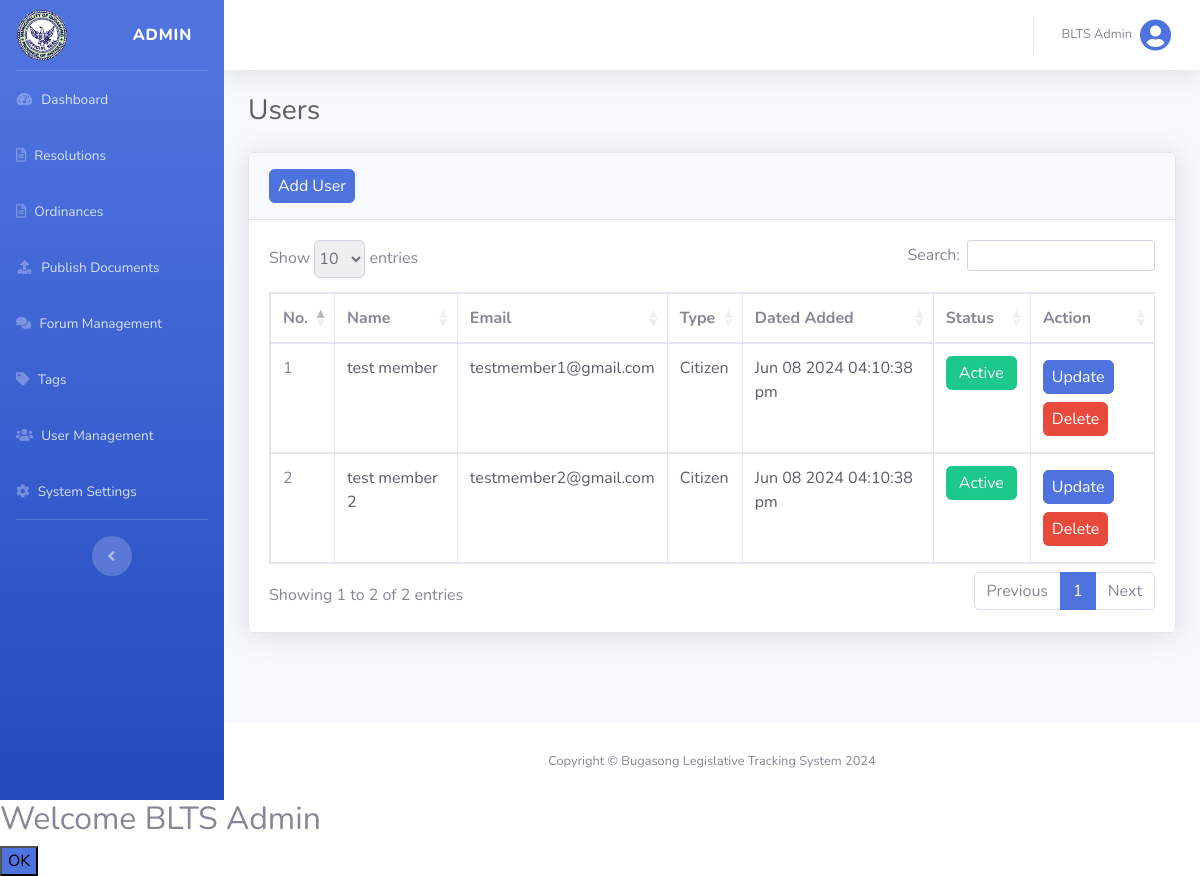
The page /views/admin_user_management.php (signed in) on the database as committed earlier.
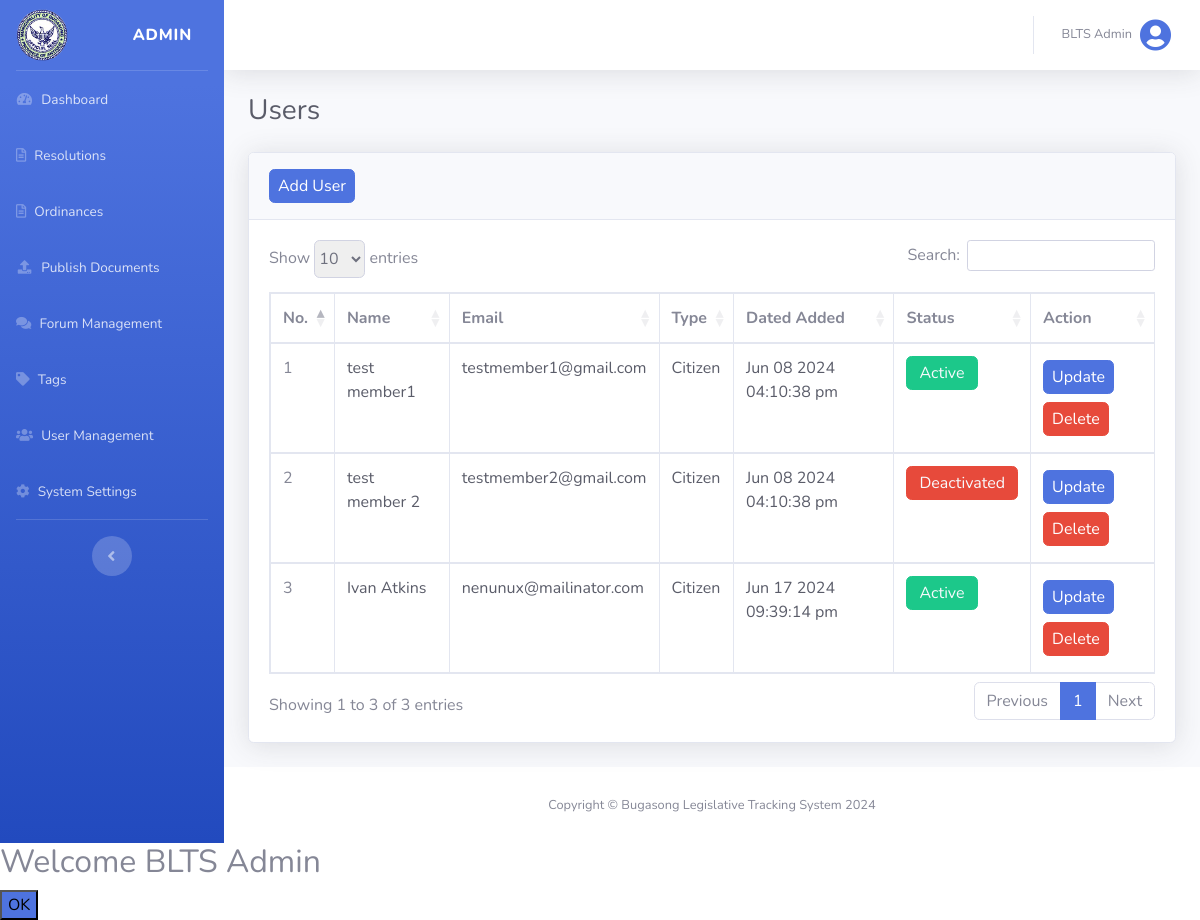
The same page on the database as committed later.
### tables this page shows
CREATE TABLE `users` (
  `user_id` int(255) NOT NULL,
  `name` varchar(255) NOT NULL,
  `email` varchar(255) NOT NULL,
  `username` varchar(255) NOT NULL,
  `password` varchar(255) NOT NULL,
  `status` int(255) NOT NULL DEFAULT 0,
  `user_type` varchar(255) NOT NULL DEFAULT 'citizen',
  `date_added` datetime NOT NULL DEFAULT current_timestamp()
);

### config/functions.php (called while the page is built, shortened)
<?php
function isLogin()
{
    return isset($_SESSION['isLogin']);
}
function isAdmin()
{
    return isset($_SESSION['user_type']) && $_SESSION['user_type'] === 'admin';
}
function logName()
{
    $users = find('users', ['user_id' => $_SESSION['user_id']]);
    return !empty($users) ? $users['name'] : null;
}
function logUsertype()
{
    return $_SESSION['user_type'];
}
function getAllUsers()
{
    return find_where('users', ['user_type' => 'citizen']);
}

### config/database.php (called while the page is built, shortened)
<?php
$host = "localhost";
$username = "root";
$password = "";
$database = "blts";
$conn = mysqli_connect($host, $username, $password, $database);
function find($table, $conditions)
{
    global $conn;
    $sql = "SELECT * FROM $table WHERE ";
    $params = [];
    foreach ($conditions as $column => $value) {
        $sql .= "$column = ? AND ";
        $params[] = $value;
    }
    $sql = substr($sql, 0, -4);
    $stmt = mysqli_prepare($conn, $sql);
    $types = str_repeat("s", count($params));
    $stmt->bind_param($types, ...$params);
    $stmt->execute();
    $result = $stmt->get_result();
    return $result->fetch_assoc();
}
function find_where($table, $columns_and_values)
{
    global $conn;
    $sql = "SELECT * FROM $table WHERE ";
    $params = [];
    $types = "";
    $i = 0;
    foreach ($columns_and_values as $column => $value) {
        $sql .= "$column = ? ";
        $params[] = &$columns_and_values[$column];
        $types .= "s";
    }
    $stmt = mysqli_prepare($conn, $sql);
    array_unshift($params, $types);
    call_user_func_array(array($stmt, "bind_param"), $params);
    $stmt->execute();
    $result = $stmt->get_result();
    return $result->fetch_all(MYSQLI_ASSOC);
}

### views/admin_user_management.php (the view, shortened to what this page needs)
<?php
@include('header.php');
?>
<div id="content-wrapper" class="d-flex flex-column">
    <div id="content">
        <?php @include('top_navbar.php'); ?>
        <?php if (isAdmin()) : ?>
            <div class="container-fluid">
                <div class="d-sm-flex align-items-center justify-content-between mb-4">
                    <h1 class="h3 mb-0 text-gray-800">Users</h1>
                </div>
                <div class="card shadow mb-4">
                    <div class="card-header py-3">
                        <a href="admin_add_user.php" class="btn btn-primary px-2 py-1">Add User</a>
                    </div>
                    <div class="card-body">
                        <div class="table-responsive">
                            <table class="table table-bordered" id="dataTable1" width="100%" cellspacing="0">
                                <thead>
                                    <tr>
                                        <th style="width: 5%;">No.</th>
                                        <th style="">Name</th>
                                        <th style="">Email</th>
                                        <th style="">Type</th>
                                        <th style="">Dated Added</th>
                                        <th style="">Status</th>
                                        <th style="width: 14%;">Action</th>
                                    </tr>
                                </thead>
                                <tbody>
                                    <?php $count = 1; ?>
                                    <?php foreach (getAllUsers() as $user) :  ?>
                                        <tr>
                                            <td><?php echo $count++; ?></td>
                                            <td class="text-gray-800"><?php echo $user['name']; ?></td>
                                            <td class="text-gray-800"><?php echo $user['email']; ?></td>
                                            <td class="text-gray-800"><?php echo ucfirst($user['user_type']); ?></td>
                                            <td class="text-gray-800"><?php echo date('M d Y h:i:s a', strtotime($user['date_added'])); ?></td>
                                            <td>
                                                <a class="status-button py-1 my-1 <?php echo ($user['status'] == '1') ? '' : 'deactivate'; ?>" href="../actions/admin_update.php?update_status=<?php echo $user['status']; ?>&user_id=<?php echo $user['user_id']; ?>"><?php echo ($user['status'] == '1') ? '<span class="text-light py-1 btn btn-danger">Deactivated</span>' : '<span class="text-light py-1 btn btn-success">Active</span>' ?></a>
                                            </td>
                                            <td>
                                                <a href="../views/admin_update_user.php?user_id=<?php echo $user['user_id']; ?>" class="btn btn-primary px-2 py-1 my-1">Update</a>
                                                <a href="../actions/admin_delete.php?delete_user=delete&user_id=<?php echo $user['user_id']; ?>" class="btn btn-danger px-2 py-1 my-1 delete">Delete</a>
                                            </td>
                                        </tr>
                                    <?php endforeach; ?>
                                </tbody>
                            </table>
                        </div>
                    </div>
                </div>
            </div>
        <?php else : redirect('dashboard', ''); ?>
        <?php endif; ?>
    </div>
    <footer class="sticky-footer bg-white">
        <div class="container my-auto">
            <div class="copyright text-center my-auto">
                <span>Copyright &copy; Bugasong Legislative Tracking System 2024</span>
            </div>
        </div>
    </footer>
</div>
<?php
@include('footer.php');
?>

### views/header.php (shortened to what this page needs)
<!DOCTYPE html>
<html lang="en">
<head>
    <link href="../vendor/fontawesome-free/css/all.min.css" rel="stylesheet" type="text/css">
    <link href="../css/sb-admin-2.min.css" rel="stylesheet">
    <link href="../css/datatable.css" rel="stylesheet">
    <link href="../css/styles.css" rel="stylesheet">
</head>
<body id="page-top">
    <div id="wrapper">
        <?php if (isLogin()) : ?>
            <ul class="navbar-nav bg-gradient-primary sidebar sidebar-dark accordion" id="accordionSidebar">
                <a class="sidebar-brand d-flex align-items-center justify-content-between" id="brandLink" data-title="BLTS - Dashboard" href="admin_home.php">
                    <div class="sidebar-brand-icon">
                        <img src="../img/blts.png" class="img-profile" alt="">
                    </div>
                    <div class="sidebar-brand-text mx-3"><?php echo logUsertype(); ?></div>
                </a>
                <hr class="sidebar-divider my-0">
                <li class="nav-item">
                    <a class="nav-link Links" id="dashboardLink" href="../views/admin_home.php" data-title="BLTS - Dashboard">
                        <i class="fas fa-fw fa-tachometer-alt"></i>
                        <span>Dashboard</span>
                    </a>
                </li>
                <?php if (isAdmin()) : ?>
                    <li class="nav-item">
                        <a class="nav-link Links" href="../views/admin_resolution.php?manage" id="ResolutionsLink" data-title="BLTS - Resolutions">
                            <i class="far fa-file-alt"></i>
                            <span>Resolutions</span>
                        </a>
                    </li>
                    <li class="nav-item">
                        <a class="nav-link Links" href="../views/admin_ordinance.php?manage" id="OrdinancesLink" data-title="BLTS - Ordinances">
                            <i class="far fa-file-alt"></i>
                            <span>Ordinances</span>
                        </a>
                    </li>
                    <li class="nav-item">
                        <a class="nav-link Links" id="publishDocumentLink" href="#" data-toggle="collapse" data-target="#DocumentPublishPage" aria-expanded="true" aria-controls="DocumentPublishPage" data-title="BLTS - Publish Documents">
                            <i class="fas fa-fw fa-upload"></i>
                            <span>Publish Documents</span>
                        </a>
                    </li>
                    <li class="nav-item">
                        <a class="nav-link Links" href="../views/admin_forum.php" id="ForumManagementLink" data-title="BLTS - Forum Management">
                            <i class="fas fa-comments"></i>
                            <span>Forum Management</span>
                        </a>
                    </li>
                    <li class="nav-item">
                        <a class="nav-link Links" href="../views/admin_tag.php" id="TagsLink" data-title="BLTS - Tags">
                            <i class="fas fa-tag"></i>
                            <span>Tags</span>
                        </a>
                    </li>
                    <li class="nav-item">
                        <a class="nav-link Links" href="../views/admin_user_management.php" id="UserManagementLink" data-title="BLTS - User Management">
                            <i class="fas fa-users"></i>
                            <span>User Management</span>
                        </a>
                    </li>
                    <li class="nav-item">
                        <a class="nav-link Links" href="../views/admin_system_setting.php" id="SystemSettingLink" data-title="BLTS - System Settings">
                            <i class="fas fa-cog"></i>
                            <span>System Settings</span>
                        </a>
                    </li>
                    <?php endif; ?>
                <hr class="sidebar-divider d-none d-md-block">
                <div class="text-center d-none d-md-inline">
                    <button class="rounded-circle border-0" id="sidebarToggle"></button>
                </div>
            </ul>
        <?php endif;

### views/top_navbar.php (shortened to what this page needs)
<nav class="navbar navbar-expand navbar-light bg-white topbar mb-4 shadow">
    <ul class="navbar-nav ml-auto">
        <li class="nav-item dropdown no-arrow">
            <a class="nav-link dropdown-toggle" href="#" id="userDropdown" role="button" data-toggle="dropdown" aria-haspopup="true" aria-expanded="false">
                <span class="mr-2 d-none d-lg-inline text-gray-600 small"><?php echo logName(); ?></span>
                <i class="img-profile rounded-circle fas fa-user-circle fa-2x text-primary"></i>
            </a>
        </li>
    </ul>
</nav>

### views/footer.php (shortened to what this page needs)
</div>
</body>
</body>
</html>

### css/datatable.css (style rules this page uses)
table.dataTable thead>tr>th.sorting,table.dataTable thead>tr>th.sorting_asc,table.dataTable thead>tr>th.sorting_desc,table.dataTable thead>tr>th.sorting_asc_disabled,table.dataTable thead>tr>th.sorting_desc_disabled,table.dataTable thead>tr>td.sorting,table.dataTable thead>tr>td.sorting_asc,table.dataTable thead>tr>td.sorting_desc,table.dataTable thead>tr>td.sorting_asc_disabled,table.dataTable thead>tr>td.sorting_desc_disabled { cursor:pointer;position:relative;padding-right:26px }
table.dataTable thead>tr>th.sorting:before,table.dataTable thead>tr>th.sorting:after,table.dataTable thead>tr>th.sorting_asc:before,table.dataTable thead>tr>th.sorting_asc:after,table.dataTable thead>tr>th.sorting_desc:before,table.dataTable thead>tr>th.sorting_desc:after,table.dataTable thead>tr>th.sorting_asc_disabled:before,table.dataTable thead>tr>th.sorting_asc_disabled:after,table.dataTable thead>tr>th.sorting_desc_disabled:before,table.dataTable thead>tr>th.sorting_desc_disabled:after,table.dataTable thead>tr>td.sorting:before,table.dataTable thead>tr>td.sorting:after,table.dataTable thead>tr>td.sorting_asc:before,table.dataTable thead>tr>td.sorting_asc:after,table.dataTable thead>tr>td.sorting_desc:before,table.dataTable thead>tr>td.sorting_desc:after,table.dataTable thead>tr>td.sorting_asc_disabled:before,table.dataTable thead>tr>td.sorting_asc_disabled:after,table.dataTable thead>tr>td.sorting_desc_disabled:before,table.dataTable thead>tr>td.sorting_desc_disabled:after { position:absolute;display:block;opacity:.125;right:10px;line-height:9px;font-size:.9em }
table.dataTable thead>tr>th.sorting:before,table.dataTable thead>tr>th.sorting_asc:before,table.dataTable thead>tr>th.sorting_desc:before,table.dataTable thead>tr>th.sorting_asc_disabled:before,table.dataTable thead>tr>th.sorting_desc_disabled:before,table.dataTable thead>tr>td.sorting:before,table.dataTable thead>tr>td.sorting_asc:before,table.dataTable thead>tr>td.sorting_desc:before,table.dataTable thead>tr>td.sorting_asc_disabled:before,table.dataTable thead>tr>td.sorting_desc_disabled:before { bottom:50%; content:"▴" }
table.dataTable thead>tr>th.sorting:after,table.dataTable thead>tr>th.sorting_asc:after,table.dataTable thead>tr>th.sorting_desc:after,table.dataTable thead>tr>th.sorting_asc_disabled:after,table.dataTable thead>tr>th.sorting_desc_disabled:after,table.dataTable thead>tr>td.sorting:after,table.dataTable thead>tr>td.sorting_asc:after,table.dataTable thead>tr>td.sorting_desc:after,table.dataTable thead>tr>td.sorting_asc_disabled:after,table.dataTable thead>tr>td.sorting_desc_disabled:after { top:50%;content:"▾" }
table.dataTable thead>tr>th.sorting_asc:before,table.dataTable thead>tr>th.sorting_desc:after,table.dataTable thead>tr>td.sorting_asc:before,table.dataTable thead>tr>td.sorting_desc:after { opacity:.6 }
table.dataTable thead th,table.dataTable thead td,table.dataTable tfoot th,table.dataTable tfoot td { text-align:left }
table.dataTable { clear:both;margin-top:6px !important;margin-bottom:6px !important;max-width:none !important;border-collapse:separate !important;border-spacing:0 }
table.dataTable td,table.dataTable th { -webkit-box-sizing:content-box;box-sizing:content-box }
table.dataTable>tbody>tr { background-color:transparent }
table.table-bordered.dataTable { border-right-width:0 }
table.table-bordered.dataTable thead tr:first-child th,table.table-bordered.dataTable thead tr:first-child td { border-top-width:1px }
table.table-bordered.dataTable th,table.table-bordered.dataTable td { border-left-width:0 }
table.table-bordered.dataTable th:first-child,table.table-bordered.dataTable th:first-child,table.table-bordered.dataTable td:first-child,table.table-bordered.dataTable td:first-child { border-left-width:1px }
table.table-bordered.dataTable th:last-child,table.table-bordered.dataTable th:last-child,table.table-bordered.dataTable td:last-child,table.table-bordered.dataTable td:last-child { border-right-width:1px }
table.table-bordered.dataTable th,table.table-bordered.dataTable td { border-bottom-width:1px }

### css/styles.css (style rules this page uses)
.sidebar .nav-item .nav-link[data-toggle=collapse]::after { content: '' !important; }
img.img-profile { height: 52px !important; width: 52px !important; }
#page-top { visibility: hidden; }

Rows that differ between the two databases and show on the page:
changed users "testmember1@gmail.com": name "test member" → "test member1"
changed users "test member 2": status "Active" → "Deactivated"
added users: name "Ivan Atkins", email "nenunux@mailinator.com", user_type "Citizen", date_added "Jun 17 2024 09:39:14 pm", status "Active"
Other text that changed with them:
text written by a page script: "Show entries Search: Showing 1 to 2 of 2 entries Previous 1 Next" → "Show entries Search: Showing 1 to 3 of 3 entries Previous 1 Next"
